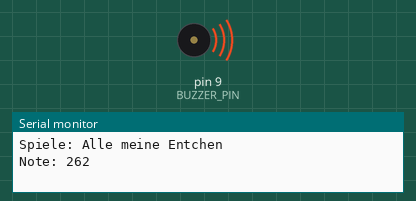
The sketch below on a simulated Arduino Uno, built with avr-gcc and run on an emulated ATmega328P. On the bench: buzzer (waves = sounding), the last lines printed to the serial monitor.

Above: at 0.1 s.
At 13.5 s:
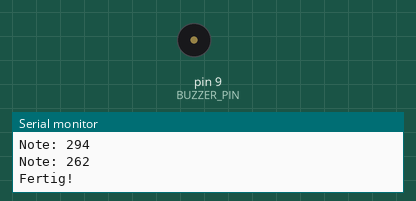
Timing chart, 0 to 15.0 s (numbered marks = the images above):
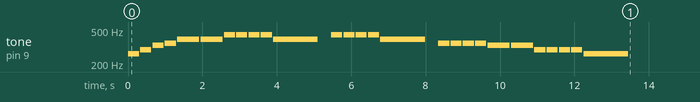

The sketch:

main.ino
```cpp
// B06: Piezo-Summer - Fertige Version
// Melodie "Alle meine Entchen" spielen

const int BUZZER_PIN = 9;  // Piezo an PWM-Pin 9

// Noten-Frequenzen
#define NOTE_C4  262
#define NOTE_D4  294
#define NOTE_E4  330
#define NOTE_F4  349
#define NOTE_G4  392
#define NOTE_A4  440
#define NOTE_B4  494
#define NOTE_C5  523
#define NOTE_D5  587
#define NOTE_E5  659
#define NOTE_PAUSE 0

// Melodie: "Alle meine Entchen"
int melodie[] = {
  NOTE_C4, NOTE_D4, NOTE_E4, NOTE_F4,
  NOTE_G4, NOTE_G4,
  NOTE_A4, NOTE_A4, NOTE_A4, NOTE_A4,
  NOTE_G4, NOTE_PAUSE,
  NOTE_A4, NOTE_A4, NOTE_A4, NOTE_A4,
  NOTE_G4, NOTE_PAUSE,
  NOTE_F4, NOTE_F4, NOTE_F4, NOTE_F4,
  NOTE_E4, NOTE_E4,
  NOTE_D4, NOTE_D4, NOTE_D4, NOTE_D4,
  NOTE_C4
};

// Notendauer in ms
int dauer[] = {
  300, 300, 300, 300,
  600, 600,
  300, 300, 300, 300,
  1200, 300,
  300, 300, 300, 300,
  1200, 300,
  300, 300, 300, 300,
  600, 600,
  300, 300, 300, 300,
  1200
};

int anzahlNoten = sizeof(melodie) / sizeof(melodie[0]);

void setup() {
  pinMode(BUZZER_PIN, OUTPUT);
  Serial.begin(9600);
  Serial.println("Spiele: Alle meine Entchen");

  // Melodie einmal abspielen
  for (int i = 0; i < anzahlNoten; i++) {
    int note = melodie[i];
    int noteDauer = dauer[i];

    if (note == NOTE_PAUSE) {
      noTone(BUZZER_PIN);
    } else {
      tone(BUZZER_PIN, note, noteDauer);
      Serial.print("Note: ");
      Serial.println(note);
    }

    // Warten bis Note fertig + kurze Pause
    delay(noteDauer + 30);
    noTone(BUZZER_PIN);
  }

  Serial.println("Fertig!");
}

void loop() {
  // Nichts - Melodie wird nur einmal in setup() gespielt
  // Fuer Wiederholung: Code in loop() verschieben
}
```
